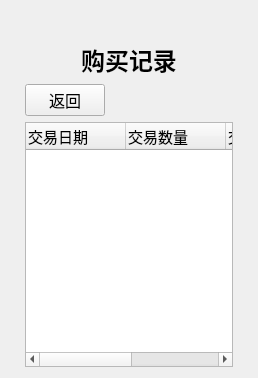
      <widget class="QWidget" name="recordPage">
       <layout class="QGridLayout" name="gridLayout_9" rowstretch="1,1,1,10" columnstretch="1,1,9,1">
        <item row="0" column="0" rowspan="4">
         <spacer name="horizontalSpacer_27">
          <property name="orientation">
           <enum>Qt::Horizontal</enum>
          </property>
          <property name="sizeHint" stdset="0">
           <size>
            <width>56</width>
            <height>356</height>
           </size>
          </property>
         </spacer>
        </item>
        <item row="0" column="2">
         <spacer name="verticalSpacer_10">
          <property name="orientation">
           <enum>Qt::Vertical</enum>
          </property>
          <property name="sizeHint" stdset="0">
           <size>
            <width>20</width>
            <height>23</height>
           </size>
          </property>
         </spacer>
        </item>
        <item row="0" column="3" rowspan="4">
         <spacer name="horizontalSpacer_26">
          <property name="orientation">
           <enum>Qt::Horizontal</enum>
          </property>
          <property name="sizeHint" stdset="0">
           <size>
            <width>56</width>
            <height>356</height>
           </size>
          </property>
         </spacer>
        </item>
        <item row="2" column="1">
         <widget class="QPushButton" name="pushButton_back_record">
          <property name="font">
           <font>
            <pointsize>12</pointsize>
           </font>
          </property>
          <property name="text">
           <string>返回</string>
          </property>
          <property name="icon">
           <iconset resource="images.qrc">
            <normaloff>:/images/back</normaloff>:/images/back</iconset>
          </property>
          <property name="flat">
           <bool>false</bool>
          </property>
         </widget>
        </item>
        <item row="2" column="2">
         <spacer name="verticalSpacer_9">
          <property name="orientation">
           <enum>Qt::Vertical</enum>
          </property>
          <property name="sizeHint" stdset="0">
           <size>
            <width>20</width>
            <height>23</height>
           </size>
          </property>
         </spacer>
        </item>
        <item row="3" column="1" colspan="2">
         <widget class="QTreeWidget" name="treeWidget_record">
          <property name="font">
           <font>
            <family>微软雅黑</family>
            <pointsize>10</pointsize>
           </font>
          </property>
          <property name="sizeAdjustPolicy">
           <enum>QAbstractScrollArea::AdjustToContents</enum>
          </property>
          <property name="editTriggers">
           <set>QAbstractItemView::NoEditTriggers</set>
          </property>
          <property name="indentation">
           <number>0</number>
          </property>
          <attribute name="headerCascadingSectionResizes">
           <bool>false</bool>
          </attribute>
          <attribute name="headerStretchLastSection">
           <bool>true</bool>
          </attribute>
          <column>
           <property name="text">
            <string>交易日期</string>
           </property>
           <property name="font">
            <font>
             <family>微软雅黑</family>
             <pointsize>11</pointsize>
            </font>
           </property>
          </column>
          <column>
           <property name="text">
            <string>交易数量</string>
           </property>
           <property name="font">
            <font>
             <family>微软雅黑</family>
             <pointsize>11</pointsize>
            </font>
           </property>
          </column>
          <column>
           <property name="text">
            <string>交易金额</string>
           </property>
           <property name="font">
            <font>
             <family>微软雅黑</family>
             <pointsize>11</pointsize>
            </font>
           </property>
          </column>
          <column>
           <property name="text">
            <string>商品名称</string>
           </property>
           <property name="font">
            <font>
             <family>微软雅黑</family>
             <pointsize>11</pointsize>
            </font>
           </property>
          </column>
         </widget>
        </item>
        <item row="1" column="1" colspan="2">
         <widget class="QLabel" name="label_head_4">
          <property name="font">
           <font>
            <family>微软雅黑</family>
            <pointsize>18</pointsize>
            <weight>75</weight>
            <bold>true</bold>
           </font>
          </property>
          <property name="text">
           <string>购买记录</string>
          </property>
          <property name="alignment">
           <set>Qt::AlignCenter</set>
          </property>
         </widget>
        </item>
       </layout>
      </widget>
